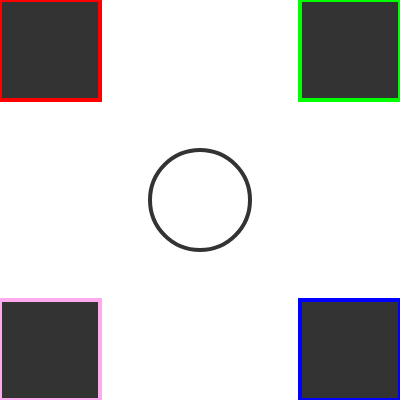
Frame 1 (no input)
Frame 60 (no input): identical to frame 1, image omitted
Frame 120 (the mouse pressed at the canvas centre since frame 60): identical to frame 1, image omitted

The p5.js sketch that drew this single still picture (run headless with seeded random() and noise() and a simulated clock; from frame 60 on, the mouse is pressed at the canvas centre):

// p5.js sketch
// ── sketch.js
/* 
Basic P5 sketch.
Created by Dawn C. Hayes March 2017.
Modified by Mohammed Younus
*/

// every P5 sketch (program) requires at least two functions: function setup() and function draw()
// function is a keyword that P5 recognizes as a funcition indicator
// setup() takes care of initializing the program and runs once.
function setup() { //parenthesis holds arguments or parameters.
  createCanvas(400, 400); // the createCanvas() function sets canvas size
}

//var blue = color(175, 100, 220);

// draw() takes care of items that are repeated until the canvas or browser window is closed. Animations can be set within the draw() loop
function draw() { // curly brackets contain a series of statements aka "lines of code".
  background(255); // the background() function sets background color
  fill(255);      //fills in the color of the eclipse to be white
  strokeWeight(4);  //the weight of the outline
  stroke(51);       //sets the color of the outline to be black
  ellipse(200, 200, 100, 100); //the ellipse function is used to draw an ellipse. Arguments are passed into the function to determine
  // location and size
  
  stroke('red');    //sets the outline color to red
  strokeWeight(4);  //sets the weight of the outline
  fill(51);         //sets the quad to the color black
  quad(0,0,100,0,100,100,0,100); //a quad function that is used to draw a square or rectangle. Arguments represent x followed by y coordinates, going in a clockwise motion per coordinate
  
  stroke(color(0, 0, 255));    //sets the outline color to blue
  strokeWeight(4);  //sets the weight of the outline
  fill(51);         //sets the quad to the color black
  quad(300,300,400,300,400,400, 300, 400); //a quad function that is used to draw a square or rectangle. Arguments represent x followed by y coordinates, going in a clockwise motion per coordinate
  
  stroke('rgb(0,255,0)');    //sets the outline color to red
  strokeWeight(4);  //sets the weight of the outline
  fill(51);         //sets the quad to the color black
  quad(300,0, 400, 0, 400, 100, 300, 100); //a quad function that is used to draw a square or rectangle. Arguments represent x followed by y coordinates, going in a clockwise motion per coordinate
  
  stroke('#fae');    //sets the outline color to red
  strokeWeight(4);  //sets the weight of the outline
  fill(51);         //sets the quad to the color black
  quad(0, 300, 100, 300, 100, 400, 0, 400); //a quad function that is used to draw a square or rectangle. Arguments represent x followed by y coordinates, going in a clockwise motion per coordinate
}
